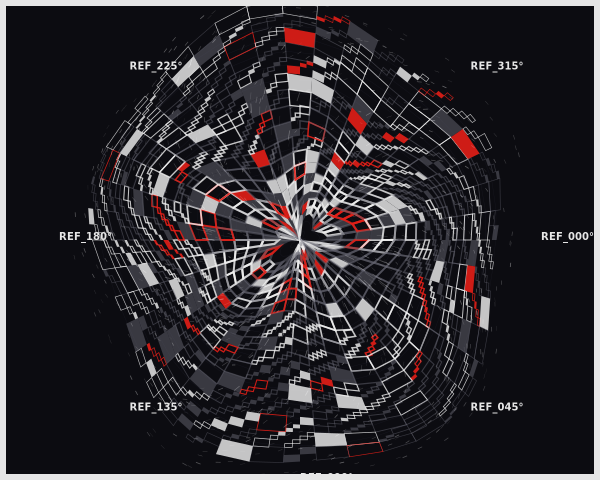

This figure's Python source:
import cairo
import math
import random

# Setup
width, height = 600, 480
surface = cairo.ImageSurface(cairo.FORMAT_ARGB32, width, height)
ctx = cairo.Context(surface)

# Background: Deep Charcoal
ctx.set_source_rgb(0.05, 0.05, 0.07)
ctx.paint()

# Constants for the Polar Grid
CENTER_X, CENTER_Y = width // 2, height // 2
RINGS = 18
SEGMENTS = 42
MAX_RADIUS = min(width, height) * 0.45

def get_polar_coords(r, theta, distortion_scale=1.0):
    """Calculates distorted polar coordinates for a more organic, fluid movement."""
    # Create a flow field effect using harmonic sines
    noise = math.sin(r * 0.02 - theta * 2.0) * 15.0 * distortion_scale
    noise += math.cos(theta * 5.0 + r * 0.01) * 10.0 * distortion_scale
    
    distorted_r = r + noise
    x = CENTER_X + distorted_r * math.cos(theta)
    y = CENTER_Y + distorted_r * math.sin(theta)
    return x, y

def draw_module(r1, r2, t1, t2, color, weight, subdivision=1):
    """Draws a 'bit-mapped' geometric module within a polar segment."""
    if subdivision > 1 and random.random() > 0.4:
        # Recursive subdivision into smaller blocks
        mid_r = (r1 + r2) / 2
        mid_t = (t1 + t2) / 2
        draw_module(r1, mid_r, t1, mid_t, color, weight, subdivision - 1)
        draw_module(mid_r, r2, mid_t, t2, color, weight, subdivision - 1)
    else:
        # Draw the primitive
        ctx.set_source_rgba(*color)
        ctx.set_line_width(weight)
        
        # Calculate 4 corners of the quad
        p1 = get_polar_coords(r1, t1)
        p2 = get_polar_coords(r2, t1)
        p3 = get_polar_coords(r2, t2)
        p4 = get_polar_coords(r1, t2)
        
        ctx.move_to(*p1)
        ctx.line_to(*p2)
        ctx.line_to(*p3)
        ctx.line_to(*p4)
        ctx.close_path()
        
        # Density as value: alternating fill and stroke
        if random.random() > 0.7:
            ctx.fill()
        else:
            ctx.stroke()

# Functional Chromatic Hierarchy
SWISS_RED = (0.89, 0.12, 0.09, 0.9)
WHITE = (0.95, 0.95, 0.95, 0.8)
GREY = (0.4, 0.4, 0.45, 0.5)

# Layer 1: The Underlying Grid Structure (Subtle)
ctx.set_line_width(0.3)
ctx.set_source_rgba(0.2, 0.2, 0.3, 0.3)
for r_idx in range(RINGS):
    r = (r_idx / RINGS) * MAX_RADIUS
    for s_idx in range(SEGMENTS):
        t = (s_idx / SEGMENTS) * (2 * math.pi)
        p = get_polar_coords(r, t, distortion_scale=0.5)
        if s_idx == 0:
            ctx.move_to(*p)
        else:
            ctx.line_to(*p)
    ctx.close_path()
    ctx.stroke()

# Layer 2: Stochastic Modularity - Recursive Blocks
random.seed(42) # Deterministic for composition balance
for r_idx in range(1, RINGS):
    r_start = (r_idx / RINGS) * MAX_RADIUS
    r_end = ((r_idx + 1) / RINGS) * MAX_RADIUS
    
    for s_idx in range(SEGMENTS):
        t_start = (s_idx / SEGMENTS) * (2 * math.pi)
        t_end = ((s_idx + 1) / SEGMENTS) * (2 * math.pi)
        
        # Parameters driven by distance from center
        normalized_dist = r_start / MAX_RADIUS
        sub_level = 1 if normalized_dist < 0.4 else 3
        
        # Color logic based on curvature/proximity
        if random.random() > 0.92:
            clr = SWISS_RED
        elif random.random() > 0.6:
            clr = WHITE
        else:
            clr = GREY
            
        line_w = 0.5 + (1.0 - normalized_dist) * 2.0
        
        draw_module(r_start, r_end, t_start, t_end, clr, line_w, subdivision=sub_level)

# Layer 3: High-Frequency Digital Grain (Lines)
# Using density to imply depth
for i in range(1200):
    r = random.uniform(MAX_RADIUS * 0.2, MAX_RADIUS * 1.1)
    theta = random.uniform(0, 2 * math.pi)
    
    # Line length modulated by distance
    length = random.uniform(2, 15) * (1.1 - (r / MAX_RADIUS))
    
    p_start = get_polar_coords(r, theta)
    p_end = get_polar_coords(r + length, theta + 0.02)
    
    ctx.set_source_rgba(1, 1, 1, random.uniform(0.1, 0.4))
    ctx.set_line_width(random.uniform(0.2, 0.8))
    ctx.move_to(*p_start)
    ctx.line_to(*p_end)
    ctx.stroke()

# Decorative Elements: Systematic Typography-like markings
ctx.set_source_rgb(0.9, 0.9, 0.9)
ctx.select_font_face("sans-serif", cairo.FONT_SLANT_NORMAL, cairo.FONT_WEIGHT_BOLD)
ctx.set_font_size(10)

for i in range(8):
    angle = i * (math.pi / 4)
    tx, ty = get_polar_coords(MAX_RADIUS + 25, angle, distortion_scale=0)
    ctx.move_to(tx, ty)
    ctx.show_text(f"REF_{i*45:03}°")

# Final framing border (Brutalist aesthetic)
ctx.set_source_rgb(0.9, 0.9, 0.9)
ctx.set_line_width(12)
ctx.rectangle(0, 0, width, height)
ctx.stroke()
